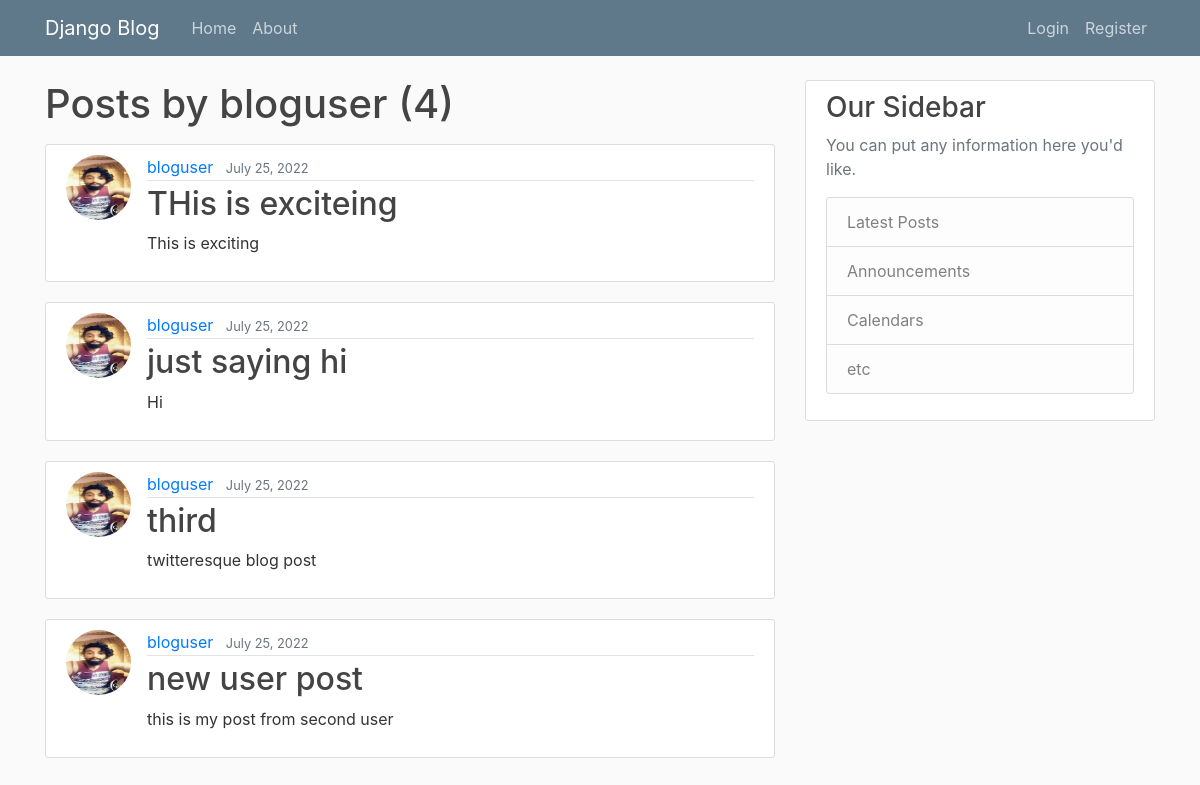
/user/bloguser, run on the app's committed database.
### blog/models.py (models this page shows, shortened)
class Post(models.Model):
    title = models.CharField(max_length=100)
    content = models.TextField()
    date_posted = models.DateTimeField(default=timezone.now)
    author = models.ForeignKey(User, on_delete= models.CASCADE)

### users/models.py (models this page shows, shortened)
class Profile(models.Model):
    user = models.OneToOneField(User, on_delete=models.CASCADE)
    image = models.ImageField(default='default.jpg', upload_to = 'profile_pics')

### blog/views.py (the view)
# urls.py: path('user/<str:username>', UserPostListView.as_view(), name = 'user-posts'),
class UserPostListView(ListView):
    model = Post
    template_name = 'blog/user_posts.html' #<app>/<model>_<viewtype>.html
    context_object_name = 'posts'
    ordering = ['-date_posted']
    paginate_by = 4
    def get_queryset(self):
        user = get_object_or_404(User, username = self.kwargs.get('username'))
        return Post.objects.filter(author = user).order_by('-date_posted')

### blog/templates/blog/user_posts.html (shortened to what this page needs)
{% extends 'blog/base.html' %}
{% block content %}
    <h1 class="mb-3">Posts by {{ view.kwargs.username }} ({{ page_obj.paginator.count }})</h1>
    {% for post in posts %}
        <article class="media content-section">
            <img class="rounded-circle article-img" src="{{ post.author.profile.image.url }}">
            <div class="media-body">
                <div class="article-metadata">
                    <a class="mr-2" href="{% url 'user-posts' post.author.username %}">{{ post.author }}</a>
                <small class="text-muted">{{ post.date_posted|date:"F d, Y" }}</small>
                </div>
                <h2><a class="article-title" href="{% url 'post-detail' post.id %}">{{ post.title }}</a></h2>
                <p class="article-content">{{ post.content }}</p>
            </div>
        </article>
    {% endfor %}
{% endblock content %}

### blog/static/blog/main.css (style rules this page uses)
body { background: #fafafa; color: #333333; margin-top: 5rem; }
h1, h2, h3, h4, h5, h6 { color: #444444; }
.content-section { background: #ffffff; padding: 10px 20px; border: 1px solid #dddddd; border-radius: 3px; margin-bottom: 20px; }
.article-title { color: #444444; }
.article-content { white-space: pre-line; }
.article-img { height: 65px; width: 65px; margin-right: 16px; }
.article-metadata { padding-bottom: 1px; margin-bottom: 4px; border-bottom: 1px solid #e3e3e3 }

### data on the page
Post: author.profile.image (picture), author "bloguser", date_posted "July 25, 2022", title "THis is exciteing", content "This is exciting"
Post: author.profile.image (picture), author "bloguser", date_posted "July 25, 2022", title "just saying hi", content "Hi"
Post: author.profile.image (picture), author "bloguser", date_posted "July 25, 2022", title "third", content "twitteresque blog post"
Post: author.profile.image (picture), author "bloguser", date_posted "July 25, 2022", title "new user post", content "this is my post from second user"

### other printed values
{{ view.kwargs.username }} "bloguser"
{{ page_obj.paginator.count }} "4"
